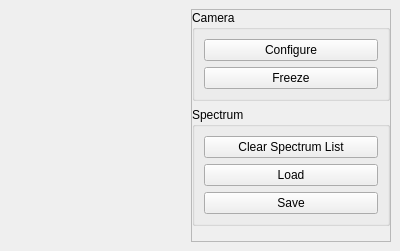
<?xml version="1.0" encoding="UTF-8"?>
<ui version="4.0">
 <class>SpectrumOpticalDock</class>
 <widget class="QWidget" name="SpectrumOpticalDock">
  <property name="geometry">
   <rect>
    <x>0</x>
    <y>0</y>
    <width>400</width>
    <height>251</height>
   </rect>
  </property>
  <property name="sizePolicy">
   <sizepolicy hsizetype="Expanding" vsizetype="Expanding">
    <horstretch>0</horstretch>
    <verstretch>0</verstretch>
   </sizepolicy>
  </property>
  <property name="minimumSize">
   <size>
    <width>0</width>
    <height>0</height>
   </size>
  </property>
  <property name="maximumSize">
   <size>
    <width>16777215</width>
    <height>255</height>
   </size>
  </property>
  <property name="windowTitle">
   <string>Form</string>
  </property>
  <layout class="QHBoxLayout" name="horizontalLayout">
   <property name="sizeConstraint">
    <enum>QLayout::SetDefaultConstraint</enum>
   </property>
   <property name="leftMargin">
    <number>9</number>
   </property>
   <property name="topMargin">
    <number>9</number>
   </property>
   <property name="rightMargin">
    <number>9</number>
   </property>
   <property name="bottomMargin">
    <number>9</number>
   </property>
   <item>
    <widget class="QStackedWidget" name="stackedWidget">
     <property name="sizePolicy">
      <sizepolicy hsizetype="Preferred" vsizetype="Preferred">
       <horstretch>0</horstretch>
       <verstretch>0</verstretch>
      </sizepolicy>
     </property>
     <property name="currentIndex">
      <number>0</number>
     </property>
     <widget class="QWidget" name="page_1">
      <layout class="QHBoxLayout" name="horizontalLayout_2">
       <property name="leftMargin">
        <number>0</number>
       </property>
       <property name="topMargin">
        <number>0</number>
       </property>
       <property name="rightMargin">
        <number>0</number>
       </property>
       <property name="bottomMargin">
        <number>0</number>
       </property>
       <item>
        <widget class="GraphViewer" name="spectrumOutput" native="true">
         <property name="enabled">
          <bool>false</bool>
         </property>
         <property name="sizePolicy">
          <sizepolicy hsizetype="Expanding" vsizetype="Expanding">
           <horstretch>0</horstretch>
           <verstretch>0</verstretch>
          </sizepolicy>
         </property>
        </widget>
       </item>
       <item>
        <widget class="QScrollArea" name="scrollArea">
         <property name="sizePolicy">
          <sizepolicy hsizetype="Minimum" vsizetype="Expanding">
           <horstretch>0</horstretch>
           <verstretch>0</verstretch>
          </sizepolicy>
         </property>
         <property name="minimumSize">
          <size>
           <width>200</width>
           <height>0</height>
          </size>
         </property>
         <property name="horizontalScrollBarPolicy">
          <enum>Qt::ScrollBarAlwaysOff</enum>
         </property>
         <property name="widgetResizable">
          <bool>true</bool>
         </property>
         <widget class="QWidget" name="scrollAreaWidgetContents">
          <property name="geometry">
           <rect>
            <x>0</x>
            <y>0</y>
            <width>168</width>
            <height>231</height>
           </rect>
          </property>
          <layout class="QVBoxLayout" name="verticalLayout_4">
           <property name="leftMargin">
            <number>0</number>
           </property>
           <property name="topMargin">
            <number>0</number>
           </property>
           <property name="rightMargin">
            <number>0</number>
           </property>
           <property name="bottomMargin">
            <number>0</number>
           </property>
           <item>
            <layout class="QVBoxLayout" name="verticalLayout">
             <property name="leftMargin">
              <number>0</number>
             </property>
             <property name="topMargin">
              <number>0</number>
             </property>
             <item>
              <widget class="QGroupBox" name="groupBox">
               <property name="title">
                <string>Camera</string>
               </property>
               <layout class="QVBoxLayout" name="verticalLayout_2">
                <item>
                 <widget class="QPushButton" name="configureButton">
                  <property name="sizePolicy">
                   <sizepolicy hsizetype="Minimum" vsizetype="Fixed">
                    <horstretch>0</horstretch>
                    <verstretch>0</verstretch>
                   </sizepolicy>
                  </property>
                  <property name="toolTip">
                   <string>&lt;html&gt;&lt;head/&gt;&lt;body&gt;&lt;p&gt;Here you can configure Spectral-Explorer. &lt;/p&gt;&lt;/body&gt;&lt;/html&gt;</string>
                  </property>
                  <property name="text">
                   <string>Configure</string>
                  </property>
                 </widget>
                </item>
                <item>
                 <widget class="QPushButton" name="freezeButton">
                  <property name="toolTip">
                   <string>&lt;html&gt;&lt;head/&gt;&lt;body&gt;&lt;p&gt;If the button is checked, the spectrum will freeze.&lt;/p&gt;&lt;/body&gt;&lt;/html&gt;</string>
                  </property>
                  <property name="text">
                   <string>Freeze</string>
                  </property>
                  <property name="checkable">
                   <bool>true</bool>
                  </property>
                 </widget>
                </item>
               </layout>
              </widget>
             </item>
             <item>
              <widget class="QGroupBox" name="spectrumGroupBox">
               <property name="title">
                <string>Spectrum</string>
               </property>
               <layout class="QVBoxLayout" name="spectrumLayout">
                <item>
                 <widget class="QPushButton" name="clearSpectrumsButton">
                  <property name="toolTip">
                   <string>&lt;html&gt;&lt;head/&gt;&lt;body&gt;&lt;p&gt;Remove all virtual spectrums from the spectrum list.&lt;/p&gt;&lt;/body&gt;&lt;/html&gt;</string>
                  </property>
                  <property name="text">
                   <string>Clear Spectrum List</string>
                  </property>
                 </widget>
                </item>
                <item>
                 <widget class="QPushButton" name="loadButton">
                  <property name="toolTip">
                   <string>&lt;html&gt;&lt;head/&gt;&lt;body&gt;&lt;p&gt;Load spectrum from file.&lt;/p&gt;&lt;/body&gt;&lt;/html&gt;</string>
                  </property>
                  <property name="text">
                   <string>Load</string>
                  </property>
                 </widget>
                </item>
                <item>
                 <widget class="QPushButton" name="saveButton">
                  <property name="toolTip">
                   <string>&lt;html&gt;&lt;head/&gt;&lt;body&gt;&lt;p&gt;Save spectrum to file.&lt;/p&gt;&lt;/body&gt;&lt;/html&gt;</string>
                  </property>
                  <property name="text">
                   <string>Save</string>
                  </property>
                 </widget>
                </item>
               </layout>
              </widget>
             </item>
             <item>
              <spacer name="verticalSpacer">
               <property name="orientation">
                <enum>Qt::Vertical</enum>
               </property>
               <property name="sizeType">
                <enum>QSizePolicy::Expanding</enum>
               </property>
               <property name="sizeHint" stdset="0">
                <size>
                 <width>0</width>
                 <height>0</height>
                </size>
               </property>
              </spacer>
             </item>
            </layout>
           </item>
          </layout>
         </widget>
        </widget>
       </item>
      </layout>
     </widget>
     <widget class="QWidget" name="page_2"/>
    </widget>
   </item>
  </layout>
 </widget>
 <customwidgets>
  <customwidget>
   <class>GraphViewer</class>
   <extends>QWidget</extends>
   <header>graph_viewer.h</header>
   <container>1</container>
  </customwidget>
 </customwidgets>
 <resources/>
 <connections/>
</ui>
